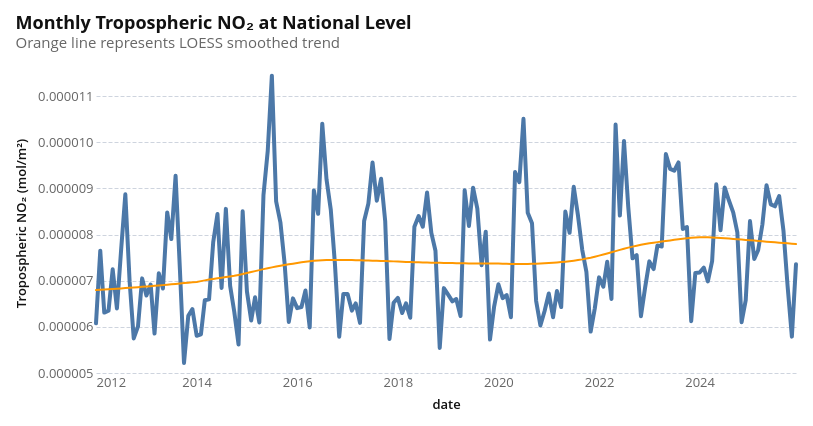

Here is the notebook cell this chart was saved with:
### Markdown cell above
## Exploratory Data Analysis

### Code cell
nearest = alt.selection_point(
    nearest=True, on="pointerover", fields=["date"], empty=False
)

base = alt.Chart(no2_national).encode(x="date:T")

line = base.mark_line().encode(
    y=alt.Y(
        "no2_trop:Q", title="Tropospheric NO₂ (mol/m²)", scale=alt.Scale(zero=False)
    ),
)

loess = (
    base.mark_line(color="#FF9800", strokeWidth=2)
    .transform_loess("date", "no2_trop", bandwidth=0.3)
    .encode(
        y=alt.Y("no2_trop:Q"),
    )
)

rule = (
    base.mark_rule(color="gray")
    .encode(
        opacity=alt.when(nearest).then(alt.value(0.3)).otherwise(alt.value(0)),
        tooltip=[
            alt.Tooltip("date:T", title="Date", format="%Y-%m"),
            alt.Tooltip("no2_trop:Q", title="NO₂", format=".2e"),
        ],
    )
    .add_params(nearest)
)


alt.layer(line, loess, rule).properties(
    width=700,
    height=300,
    title=alt.Title(
        "Monthly Tropospheric NO₂ at National Level",
        subtitle="Orange line represents LOESS smoothed trend",
    ),
)

### Figure 1 — Vega-Lite specification as saved in the notebook (floating-point values rounded to 4 significant figures; data arrays with more than 128 entries replaced by an {"elided": "..."} marker saying what was removed)
{"config": {"background": "white", "padding": 15, "mark": {"tooltip": true}, "point": {"filled": true, "size": 60, "stroke": "white", "strokeWidth": 1}, "circle": {"filled": true, "stroke": "white", "strokeWidth": 1}, "square": {"filled": true, "stroke": "white", "strokeWidth": 1}, "line": {"strokeWidth": 4, "strokeCap": "round", "strokeJoin": "round"}, "bar": {"cornerRadiusEnd": 0}, "area": {"opacity": 0.7}, "arc": {"stroke": "white", "strokeWidth": 1}, "rect": {"stroke": "#8A969F", "strokeWidth": 0.5}, "geoshape": {"stroke": "#666666", "strokeWidth": 0.3, "strokeJoin": "round", "strokeCap": "round"}, "title": {"font": "Open Sans, sans-serif", "fontSize": 18, "fontWeight": 700, "lineHeight": 22, "color": "#111111", "anchor": "start", "offset": 21, "subtitleFont": "Open Sans, sans-serif", "subtitleFontSize": 15, "subtitleFontWeight": 400, "subtitleLineHeight": 18, "subtitleColor": "#666666", "subtitlePadding": 3}, "axis": {"domain": false, "grid": true, "gridColor": "#CED4DE", "gridDash": [4, 2], "gridWidth": 1, "labelFont": "Open Sans, sans-serif", "labelFontSize": 13, "labelFontWeight": 400, "labelColor": "#666666", "labelPadding": 3, "tickColor": "#CED4DE", "tickSize": 5, "tickCount": 5, "titleFont": "Open Sans, sans-serif", "titleFontSize": 13, "titleFontWeight": 600, "titleColor": "#111111", "titlePadding": 9}, "axisX": {"grid": false, "tickSize": 0, "labelAngle": 0}, "axisY": {"domain": false, "ticks": false, "gridColor": "#CED4DE", "gridDash": [4, 2], "gridWidth": 1}, "axisQuantitative": {"tickCount": 5}, "axisBand": {"labelPadding": 6, "tickSize": 0}, "axisTemporal": {"grid": false}, "legend": {"labelFont": "Open Sans, sans-serif", "labelFontSize": 13, "labelFontWeight": 600, "labelColor": "#111111", "titleFont": "Open Sans, sans-serif", "titleFontSize": 13, "titleFontWeight": 600, "titleColor": "#111111", "titlePadding": 3, "symbolSize": 196, "symbolStrokeWidth": 0, "padding": 15, "offset": 21, "columnPadding": 21, "orient": "bottom", "labelLimit": 200, "titleLimit": 200}, "view": {"stroke": null, "continuousWidth": 600, "continuousHeight": 400}, "range": {"category": ["#34A7F2", "#FF9800", "#664AB6", "#4EC2C0", "#F3578E", "#081079", "#0C7C68", "#AA0000", "#DDDA21"], "diverging": ["#920000", "#BD6126", "#E3A763", "#EFEFEF", "#80BDE7", "#3587C3", "#025288"], "heatmap": ["#E3F6FD", "#75CCEC", "#089BD4", "#0169A1", "#023B6F"], "ordinal": ["#E3F6FD", "#75CCEC", "#089BD4", "#0169A1", "#023B6F"], "ramp": ["#E3F6FD", "#75CCEC", "#089BD4", "#0169A1", "#023B6F"]}, "scale": {"bandPaddingInner": 0.2, "bandPaddingOuter": 0.1, "pointPadding": 0.5}, "header": {"labelFont": "Open Sans, sans-serif", "labelFontSize": 13, "labelFontWeight": 600, "labelColor": "#111111", "titleFont": "Open Sans, sans-serif", "titleFontSize": 15, "titleFontWeight": 600, "titleColor": "#111111"}, "concat": {"spacing": 18}, "facet": {"spacing": 18}, "selection": {"point": {"on": "click", "clear": "dblclick"}, "interval": {"mark": {"fill": "#0071BC", "fillOpacity": 0.15, "stroke": "#0071BC", "strokeWidth": 1}}}}, "layer": [{"mark": {"type": "line"}, "encoding": {"x": {"field": "date", "type": "temporal"}, "y": {"field": "no2_trop", "scale": {"zero": false}, "title": "Tropospheric NO₂ (mol/m²)", "type": "quantitative"}}}, {"mark": {"type": "line", "color": "#FF9800", "strokeWidth": 2}, "encoding": {"x": {"field": "date", "type": "temporal"}, "y": {"field": "no2_trop", "type": "quantitative"}}, "transform": [{"loess": "no2_trop", "on": "date", "bandwidth": 0.3}]}, {"mark": {"type": "rule", "color": "gray"}, "encoding": {"opacity": {"condition": [{"param": "param_ee5dd68014745b8d", "value": 0.3, "empty": false}], "value": 0}, "tooltip": [{"field": "date", "format": "%Y-%m", "title": "Date", "type": "temporal"}, {"field": "no2_trop", "format": ".2e", "title": "NO₂", "type": "quantitative"}], "x": {"field": "date", "type": "temporal"}}, "name": "view_4b5033fc7e879204_2"}], "data": {"name": "data-8e66b7a4eb9e5d9dc6a7cb2ec10f0cb0"}, "height": 300, "params": [{"name": "param_ee5dd68014745b8d", "select": {"type": "point", "fields": ["date"], "nearest": true, "on": "pointerover"}, "views": ["view_4b5033fc7e879204_2"]}], "title": {"text": "Monthly Tropospheric NO₂ at National Level", "subtitle": "Orange line represents LOESS smoothed trend"}, "width": 700, "$schema": "https://vega.github.io/schema/vega-lite/v6.1.0.json", "datasets": {"data-8e66b7a4eb9e5d9dc6a7cb2ec10f0cb0": {"elided": "168 records"}}}
